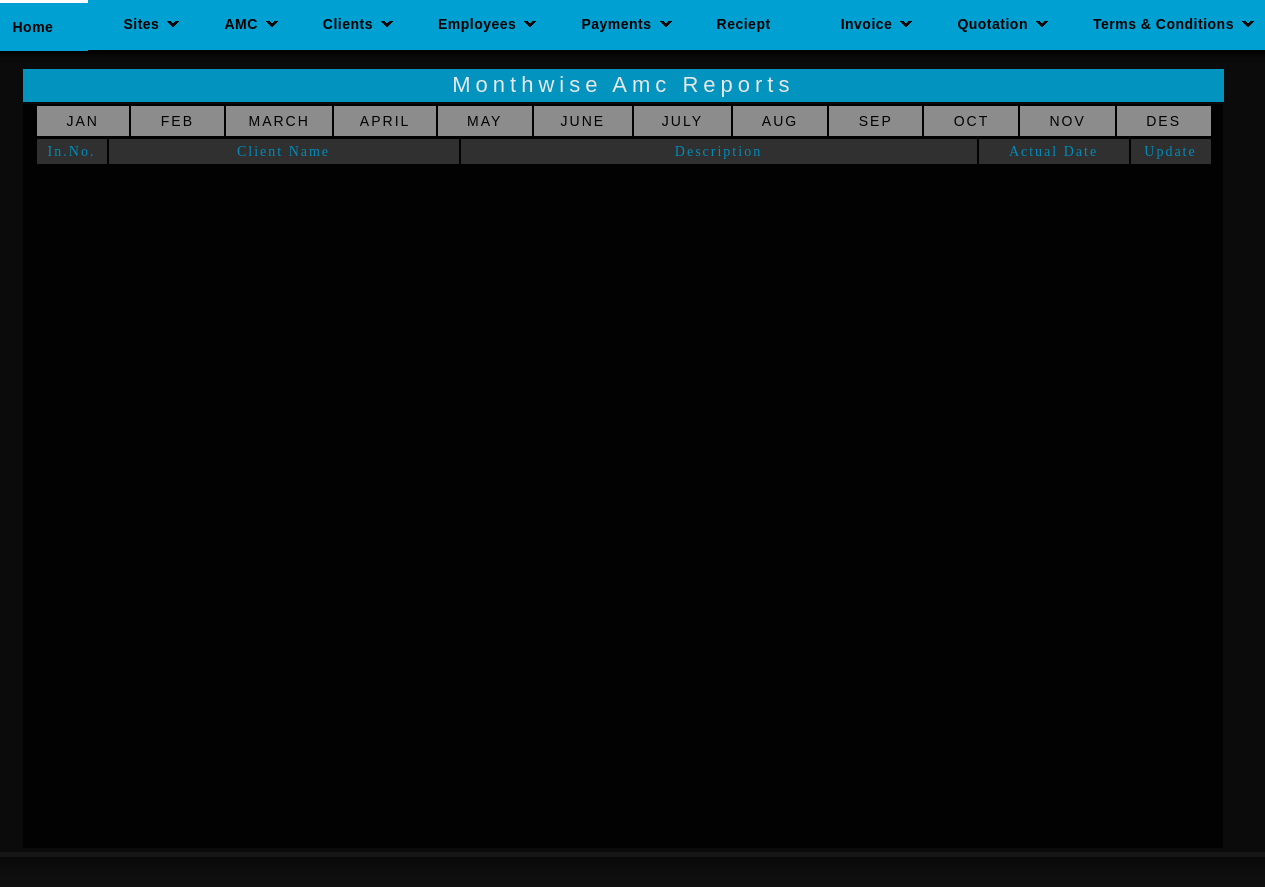
/montly.php, run on an earlier commit of the app's database.
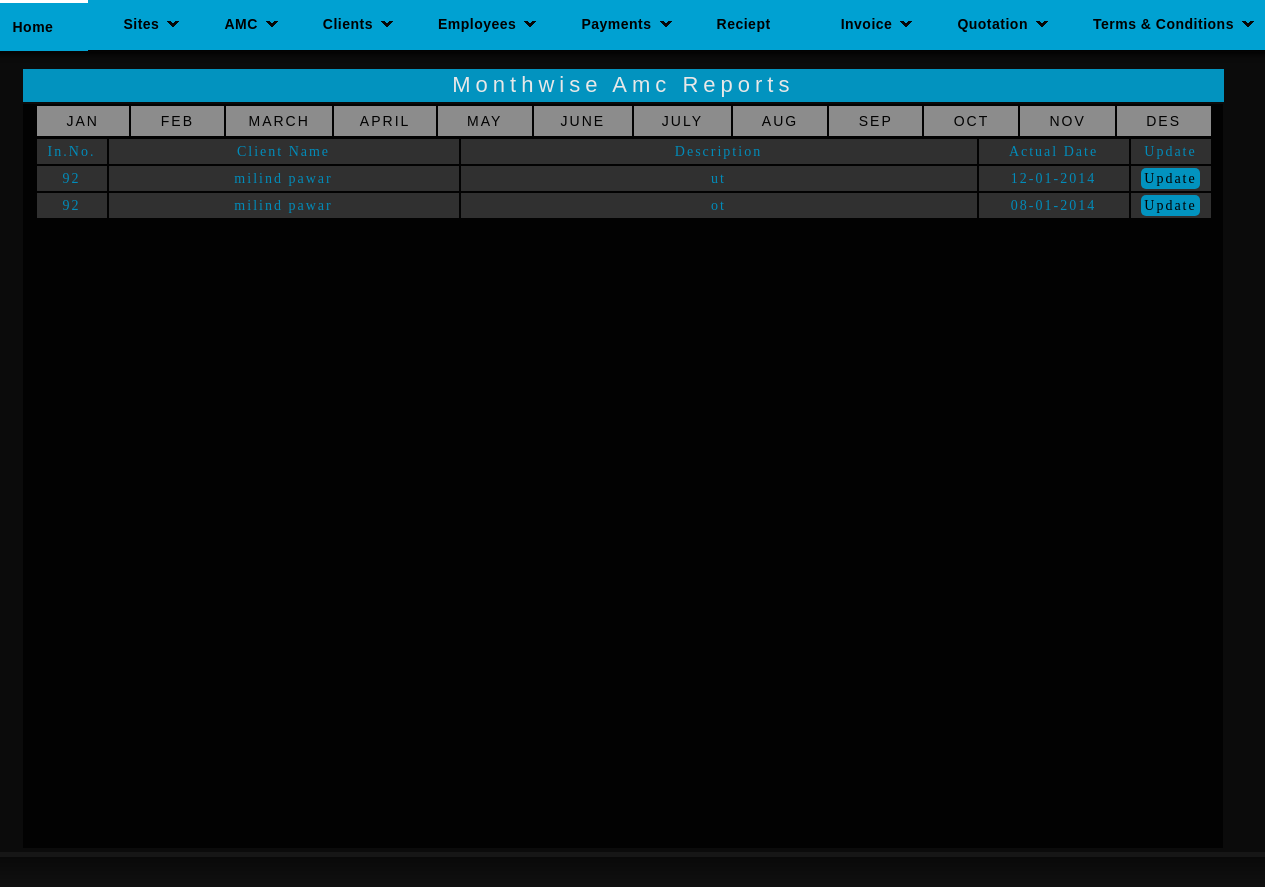
And on a later commit of the database.
### tables this page shows
CREATE TABLE IF NOT EXISTS `reminder` (
  `r_id` int(11) NOT NULL AUTO_INCREMENT,
  `i_id` int(11) NOT NULL,
  `r_name` varchar(25) NOT NULL,
  `r_des` varchar(100) NOT NULL,
  `r_date` date NOT NULL,
  `r_r` varchar(11) NOT NULL,
  PRIMARY KEY (`r_id`)
);

### montly.php (the view, shortened to what this page needs)
<html>
<head>
<link rel="stylesheet" href="styles.css" type="text/css" />
<link rel="stylesheet" href="css/myStyle.css" type="text/css">
</head>
<body>
<div id="container">
    <?php
	include("header.php");
	?>
    <div id="sub-header">
		<div class="quo">
    	<br />
		<div class="quotation"><center>Monthwise Amc Reports</center></div>
    <div class="mybody">
    <div class="page">
			<div class="menu">
			<table class="menuTable">
            <tr>
            <td id="link">Jan</td>
            <td id="link2">Feb</td>
            <td id="link3">March</td>
            <td id="link4">April</td>
            <td id="link5">May</td>
            <td id="link6">June</td>
            <td id="link7">July</td>
            <td id="link8">Aug</td>
            <td id="link9">Sep</td>
            <td id="link10">Oct</td>
            <td id="link11">Nov</td>
            <td id="link12">Des</td>
            </tr>
            </table>
			</div>
			<div class="info">
			<table class="emp_month">
        	<tr class="emp_header">
        	<td width="70">In.No.</td>
        	<td width="350">Client Name</td>
        	<td>Description</td>
        	<td width="150">Actual Date</td>
        	<td width="80">Update</td>
        	</tr>
        	<?php
			$from_j=date('Y-01-01');
			$to_j=date('Y-01-31');
			$d3=date('Y-01-01');
			$date4=date('Y-01-31');
			$a3=date('Y-m-d', strtotime("$d3 +1 year"));
			$b3=date('Y-m-d', strtotime("$date4 +1 year"));
			$qry_j="select * from reminder where r_date >='".$from_j."' and r_date<='".$to_j."' or r_date >='".$a3."' and r_date<='".$b3."'";
			$res_j=mysql_query($qry_j);
			?>
        	<?php
				while($row_j=mysql_fetch_array($res_j))
				{
				echo"<tr class='emp_header'>";
				echo "<td>";
				echo $row_j[1];
				echo "</td>";
				echo "<td>";
				echo $row_j[2];
				echo "</td>";
				echo "<td>";
				echo $row_j[3];
				echo "</td>";
				echo "<td>";
				echo date('d-m-Y', strtotime($row_j[4]));
				echo "</td>";
				echo "<td class='up'>";
				echo "<a href='amc_month.php?id=$row_j[0]'>Update</a>";
				echo "</td>";
				echo"</tr>";
				}
			?>
        </table>
			</div>
		</div>
        </div>
    </div>
    </div>
</div>
 <div id="footer">
    </div>
</body>
</html>

What changed in the data, as far as the page shows it:
added reminder: i "92", r_name "milind pawar", r_des "ut", r_date "12-01-2014"
added reminder: i "92", r_name "milind pawar", r_des "ot", r_date "08-01-2014"
